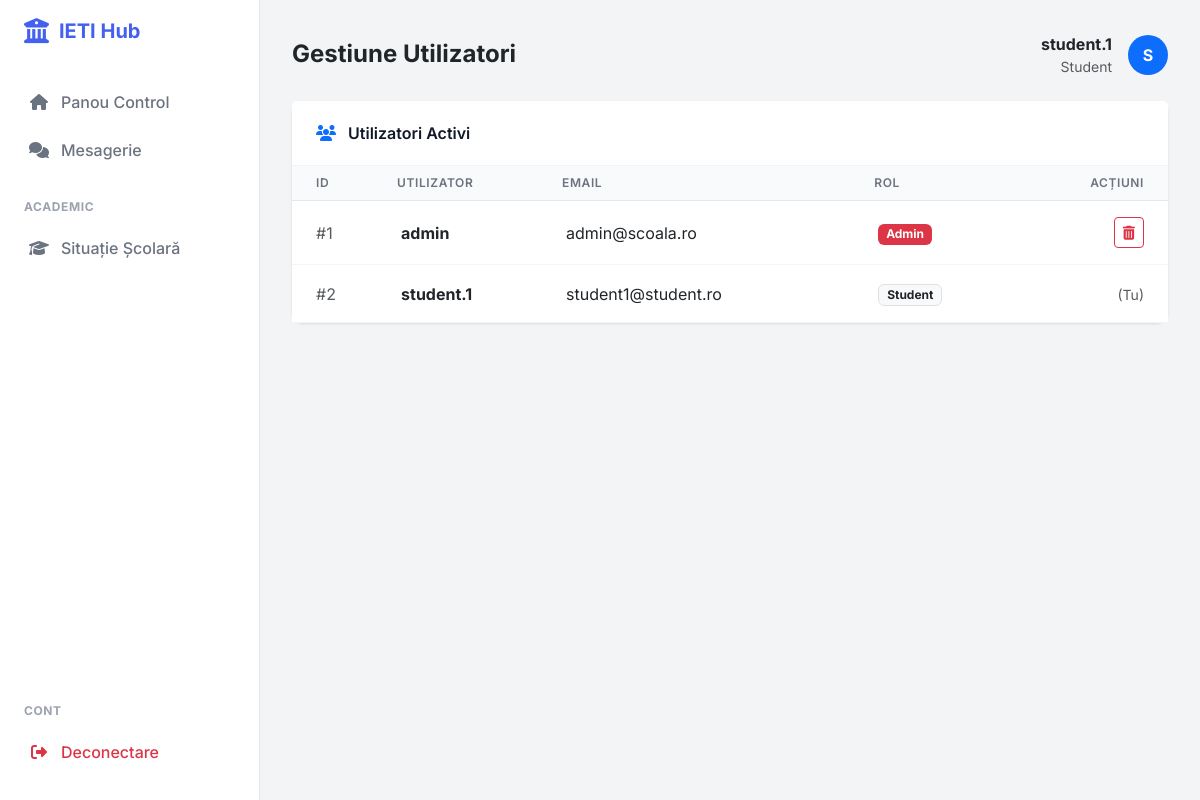
Before: /admin/utilizatori (signed in) with the older database file.
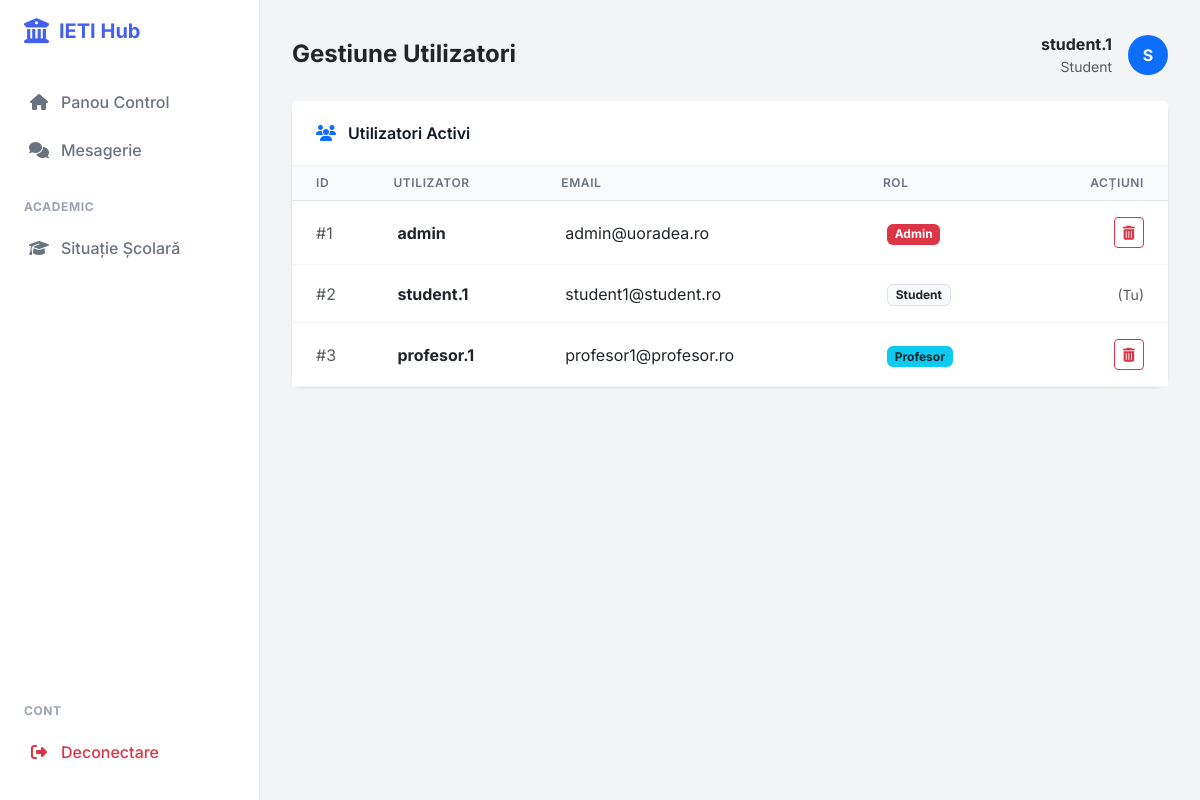
After: the same page with the newer database file.
### app.py (models this page shows)
class User(UserMixin, db.Model):
    id = db.Column(db.Integer, primary_key=True)
    username = db.Column(db.String(150), unique=True, nullable=False)
    email = db.Column(db.String(150), unique=True, nullable=False)
    password = db.Column(db.String(150), nullable=False)
    role = db.Column(db.String(20), nullable=False, default='student')
    is_approved = db.Column(db.Boolean, default=False)
    student_profile = db.relationship('Student', backref='user_account', uselist=False, cascade="all, delete-orphan")
    profesor_profile = db.relationship('Profesor', backref='user_account', uselist=False, cascade="all, delete-orphan")

### app.py (the view)
@app.route('/admin/utilizatori')
@login_required
def gestiune_utilizatori(): return render_template('admin_users.html', pending_users=User.query.filter_by(is_approved=False).all(), active_users=User.query.filter_by(is_approved=True).all())

### app.py (called while the page is built)
@login_manager.user_loader
def load_user(user_id):
    return User.query.get(int(user_id))

### templates/admin_users.html (shortened to what this page needs)
{% extends "base.html" %}
{% block page_title %}Gestiune Utilizatori{% endblock %}
{% block content %}
<div class="card">
    <div class="card-header bg-white">
        <i class="fas fa-users me-2 text-primary"></i> Utilizatori Activi
    </div>
    <div class="card-body p-0">
        <div class="table-responsive">
            <table class="table table-hover mb-0">
                <thead>
                    <tr>
                        <th class="ps-4">ID</th>
                        <th>Utilizator</th>
                        <th>Email</th>
                        <th>Rol</th>
                        <th class="text-end pe-4">Acțiuni</th>
                    </tr>
                </thead>
                <tbody>
                    {% for u in active_users %}
                    <tr>
                        <td class="ps-4 text-muted">#{{ u.id }}</td>
                        <td class="fw-bold">{{ u.username }}</td>
                        <td>{{ u.email }}</td>
                        <td>
                            {% if u.role == 'admin' %}
                                <span class="badge bg-danger">Admin</span>
                            {% elif u.role == 'profesor' %}
                                <span class="badge bg-info text-dark">Profesor</span>
                            {% else %}
                                <span class="badge bg-light text-dark border">Student</span>
                            {% endif %}
                        </td>
                        <td class="text-end pe-4">
                            {% if u.id != current_user.id %}
                                <a href="{{ url_for('sterge_utilizator', user_id=u.id) }}" class="btn btn-outline-danger btn-sm" onclick="return confirm('Ștergi acest cont?')">
                                    <i class="fas fa-trash-alt"></i>
                                </a>
                            {% else %}
                                <span class="text-muted small italic">(Tu)</span>
                            {% endif %}
                        </td>
                    </tr>
                    {% endfor %}
                </tbody>
            </table>
        </div>
    </div>
</div>
{% endblock %}

### templates/base.html (shortened to what this page needs)
<!doctype html>
<html lang="ro">
<head>
    <link href="https://cdn.jsdelivr.net/npm/bootstrap@5.3.0/dist/css/bootstrap.min.css" rel="stylesheet">
    <link rel="stylesheet" href="https://cdnjs.cloudflare.com/ajax/libs/font-awesome/6.4.0/css/all.min.css">
</head>
<body>
{% if current_user.is_authenticated %}
<nav class="sidebar">
    <div class="brand">
        <i class="fas fa-university fa-lg"></i> IETI Hub
    </div>
    <div class="nav flex-column flex-grow-1">
        <a href="{{ url_for('index') }}" class="nav-link {{ 'active' if request.endpoint == 'index' else '' }}">
            <i class="fas fa-home"></i> Panou Control
        </a>
        <a href="{{ url_for('chat_home') }}" class="nav-link {{ 'active' if 'chat' in request.endpoint else '' }}">
            <i class="fas fa-comments"></i> Mesagerie
        </a>
        {% if current_user.role == 'student' %}
            <div class="nav-title">Academic</div>
            <a href="{{ url_for('raport_student_general', student_id=current_user.student_profile.id_student) }}" class="nav-link">
                <i class="fas fa-graduation-cap"></i> Situație Școlară
            </a>
        {% endif %}
        <div class="mt-auto mb-4">
            <div class="nav-title">Cont</div>
            <a href="{{ url_for('logout') }}" class="nav-link text-danger">
                <i class="fas fa-sign-out-alt"></i> Deconectare
            </a>
        </div>
    </div>
</nav>
{% endif %}
<main class="{{ 'main-content' if current_user.is_authenticated else '' }}">
    {% if current_user.is_authenticated and request.endpoint not in ['login', 'register'] %}
    <div class="d-flex justify-content-between align-items-center mb-4 d-none d-lg-flex">
        <div>
            <h4 class="fw-bold mb-0 text-dark">
                {% block page_title %}Dashboard{% endblock %}
            </h4>
        </div>
        <div class="d-flex align-items-center gap-3">
            <div class="text-end">
                <span class="d-block fw-bold text-dark">{{ current_user.username }}</span>
                <span class="d-block small text-muted">{{ current_user.role|capitalize }}</span>
            </div>
            <div class="bg-primary text-white rounded-circle d-flex align-items-center justify-content-center fw-bold" style="width: 40px; height: 40px;">
                {{ current_user.username[0]|upper }}
            </div>
        </div>
    </div>
    {% endif %}
    {% block content %}{% endblock %}
</main>
</body>
</html>

### templates/base.html (style rules this page uses)
:root { --primary: #4361ee; --secondary: #3f37c9; --success: #4cc9f0; --info: #4895ef; --warning: #f72585; --dark: #2b2d42; --light: #f8f9fa; --body-bg: #f3f4f6; --sidebar-width: 260px; }
body { font-family: 'Inter', sans-serif; background-color: var(--body-bg); color: #4b5563; min-height: 100vh; }
.sidebar { width: var(--sidebar-width); position: fixed; top: 0; left: 0; height: 100vh; background: #fff; border-right: 1px solid #e5e7eb; z-index: 1000; padding-top: 1rem; transition: all 0.3s; display: flex; flex-direction: column; }
.brand { padding: 0 1.5rem 2rem; font-size: 1.25rem; font-weight: 700; color: var(--primary); display: flex; align-items: center; gap: 10px; }
.nav-link { display: flex; align-items: center; padding: 0.75rem 1.5rem; color: #6b7280; font-weight: 500; transition: all 0.2s; border-left: 3px solid transparent; text-decoration: none; }
.nav-link i { width: 24px; margin-right: 10px; text-align: center; }
.nav-title { padding: 1.5rem 1.5rem 0.5rem; font-size: 0.75rem; font-weight: 700; text-transform: uppercase; color: #9ca3af; letter-spacing: 0.05em; }
.main-content { margin-left: var(--sidebar-width); padding: 2rem; min-height: 100vh; transition: margin-left 0.3s; }
.card { border: none; border-radius: 12px; box-shadow: 0 1px 3px rgba(0,0,0,0.1); background: #fff; margin-bottom: 1.5rem; }
.card-header { background: transparent; border-bottom: 1px solid #f3f4f6; padding: 1.25rem 1.5rem; font-weight: 600; color: #111827; }
.card-body { padding: 1.5rem; }
.table thead th { background-color: #f9fafb; color: #6b7280; font-weight: 600; text-transform: uppercase; font-size: 0.75rem; letter-spacing: 0.05em; border-bottom: 1px solid #e5e7eb; }
.table td { vertical-align: middle; padding: 1rem 0.75rem; border-bottom: 1px solid #f3f4f6; }

Changed rows visible on the page:
changed User "admin": email "admin@scoala.ro" → "admin@uoradea.ro"
added User: id "3", username "profesor.1", email "profesor1@profesor.ro", role "Profesor"
